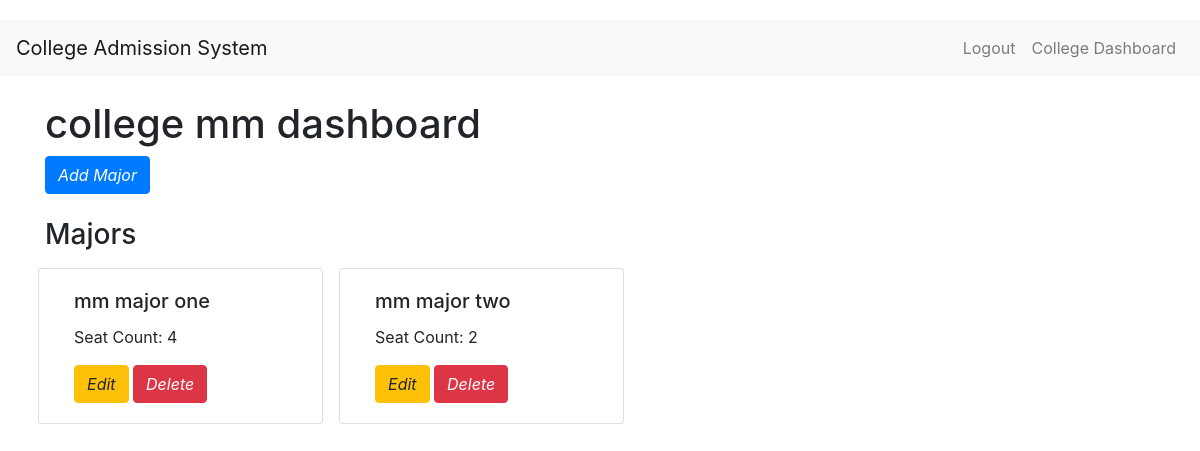
Page /college/dashboard (signed in) on the earlier database version.
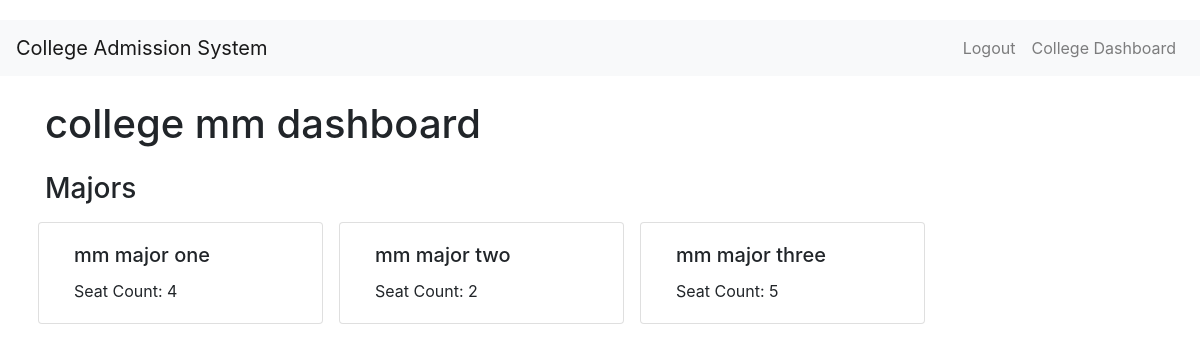
Same page on the later database version.
### controllers/model.py (models this page shows)
class Major(db.Model):
    __tablename__= 'majors'
    id = db.Column(db.Integer, primary_key=True, autoincrement=True)
    college_id = db.Column(db.Integer, db.ForeignKey('colleges.id'), nullable=False)
    name = db.Column(db.String(50), nullable=False)
    seat_count = db.Column(db.Integer, nullable=False, default=0)
    alloted_seat_count = db.Column(db.Integer, nullable=False, default=0)
    college = db.relationship('College', backref=db.backref('majors', cascade='all, delete-orphan'))
    def __repr__(self):
        return f"<Major(name={self.name}, seat_count={self.seat_count}, college_id={self.college_id})>"

### controllers/routes.py (the view)
@main.route('/college/dashboard')
def college_dashboard():
    current_user_id = session.get('user_id')  # Get the current user's ID from the session
    user1 = (
        db.session.query(College, User)
        .join(User, User.id == College.id)  # Join with User
        .filter(College.id==current_user_id)  # Case-insensitive search
        .all()
    )
    print(user1)
    college = College.query.get(current_user_id)
    print(college)
    majors = Major.query.filter_by(college_id=current_user_id).all()
    print(majors)
    is_rounds_empty = not db.session.query(Round).first()  # Returns True if empty
    return render_template('college_dashboard.html', users=user1,college=college, majors=majors,is_rounds_empty=is_rounds_empty)  # Pass the full user object to the template

### templates/college_dashboard.html (shortened to what this page needs)
{% extends "base.html" %}
{% block content %}
<h1 class="mt-4">college {{ college.name }} dashboard</h1>
{% if is_rounds_empty %}
<a href="{{ url_for('main.add_major') }}" class="btn btn-primary">
    Add Major
</a>
{% endif %}
<h3 class="mt-4">Majors</h3>
<div class="row">
    {% if majors %}
        {% for major in majors %}
            <div class="card col-md-3 m-2">
                <div class="card-body">
                    <h5 class="card-title">{{ major.name }}</h5>
                    <p class="card-text">Seat Count: {{ major.seat_count }}</p>
                    {% if is_rounds_empty %}
                        <a href="{{ url_for('main.edit_major', major_id=major.id) }}" class="btn btn-warning">Edit</a>
                        <form action="{{ url_for('main.delete_major', major_id=major.id) }}" method="post" style="display:inline;">
                            <button type="submit" class="btn btn-danger" onclick="return confirm('Are you sure you want to delete this major?');">
                                Delete
                            </button>
                        </form>
                    {% endif %}
                </div>
            </div>
        {% endfor %}
    {% else %}
        <div class="col-md-12">
            <div class="alert alert-info">No majors added yet.</div>
        </div>
    {% endif %}
</div>
{% endblock %}

Differences in the rows shown:
shown differently, row unchanged: Major "mm major one": no longer shows "Edit Delete"
shown differently, row unchanged: Major "mm major two": no longer shows "Edit Delete"
added Major: name "mm major three", seat_count "5"
Other differences:
text no longer shown: "Add Major"
